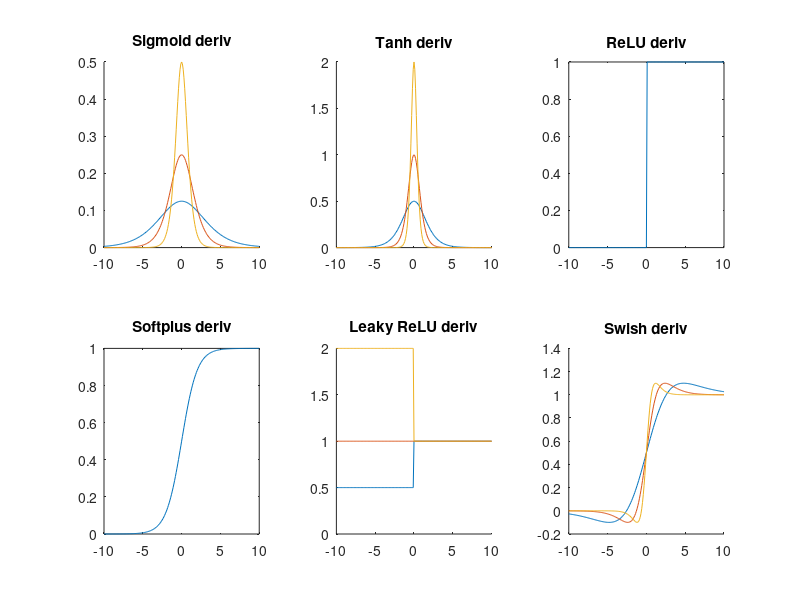

This chart was generated by the following MATLAB code:
x = -10:0.1:10;
betas = [0.5, 1, 2];
deltas = [0.5, 1, 2];

figure;

subplot(2,3,1); hold on;
for b = betas
    f = 1./(1+exp(-b*x));
    plot(x, b*f.*(1-f));
end
title('Sigmoid deriv');

subplot(2,3,2); hold on;
for b = betas
    f = tanh(b*x);
    plot(x, b*(1-f.^2));
end
title('Tanh deriv');

subplot(2,3,3);
plot(x, double(x>0));
title('ReLU deriv');

subplot(2,3,4);
plot(x, 1./(1+exp(-x)));
title('Softplus deriv');

subplot(2,3,5); hold on;
for d = deltas
    df = ones(size(x));
    df(x<0) = d;
    plot(x, df);
end
title('Leaky ReLU deriv');

subplot(2,3,6); hold on;
for b = betas
    s = 1./(1+exp(-b*x));
    sw = x.*s;
    plot(x, s + b*sw.*(1-s));
end
title('Swish deriv');
